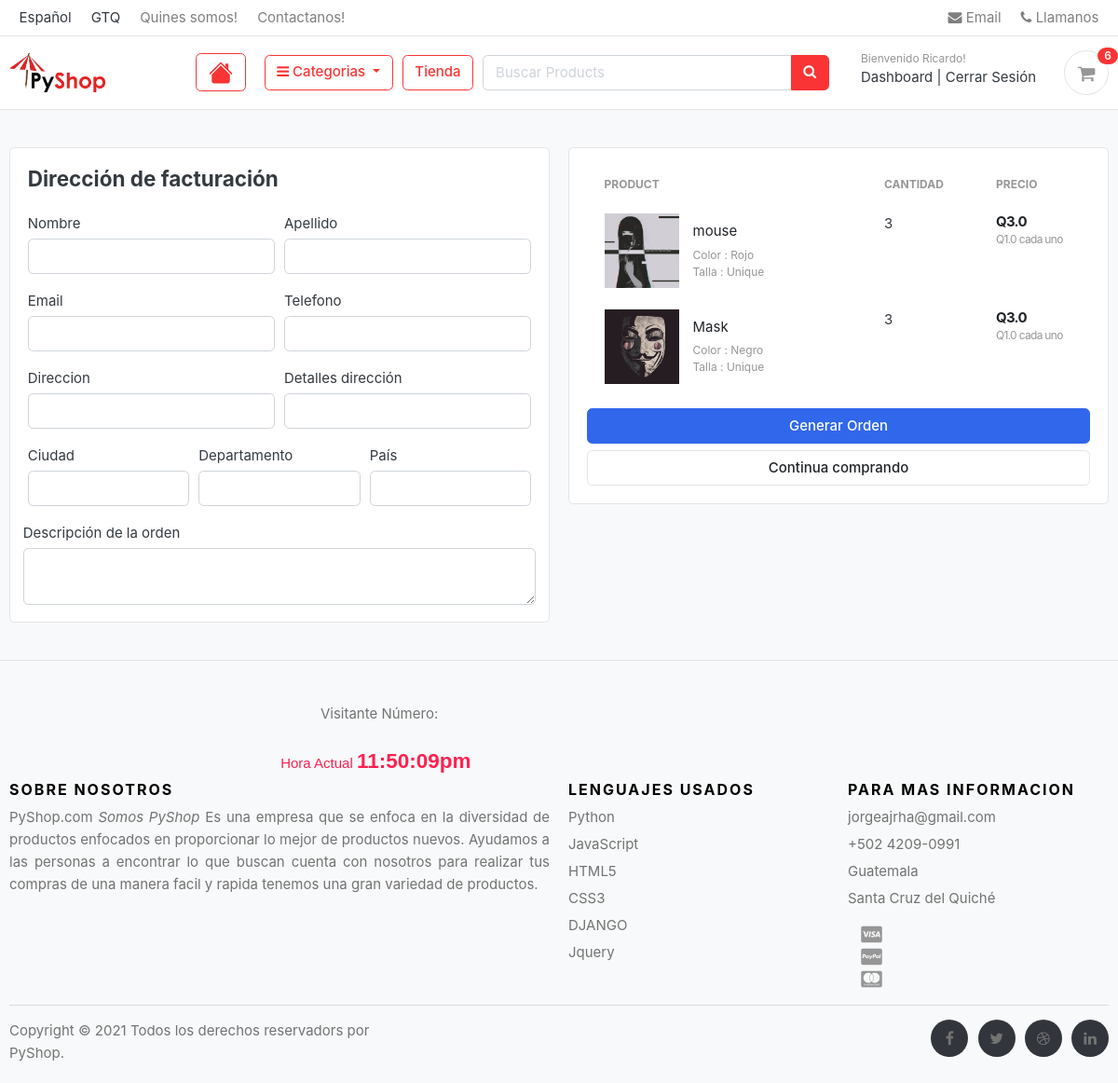
The app's page /cart/checkout/ (signed in) with its own data.
### accounts/models.py (models this page shows, shortened)
class Account(AbstractUser):
    first_name = models.CharField(max_length=50)
    last_name = models.CharField(max_length=50)
    username = models.CharField(max_length=50, unique=True)
    email = models.CharField(max_length=100, unique=True)
    phone_number = models.CharField(max_length=50)
    date_joined = models.DateTimeField(auto_now_add=True)
    last_login = models.DateTimeField(auto_now_add=True)
    is_admin = models.BooleanField(default=False)
    is_staff = models.BooleanField(default=False)
    is_active = models.BooleanField(default=False)
    is_superuser = models.BooleanField(default=False)
    USERNAME_FIELD = 'email'
    REQUIRED_FIELDS = [ 'username','first_name', 'last_name']
    objects = MyAccountManager()
    class Meta:
        verbose_name = "Account"
        verbose_name_plural = "Accounts"

### carts/models.py (models this page shows, shortened)
class CartItem(models.Model):
    user = models.ForeignKey(Account, on_delete=models.CASCADE, null=True)
    product = models.ForeignKey(Product, on_delete=models.CASCADE)
    variations = models.ManyToManyField(Variation, blank=True)
    cart = models.ForeignKey(Cart, on_delete=models.CASCADE, null=True)
    quantity = models.IntegerField()
    is_active = models.BooleanField(default=True)
    def sub_total(self):
        return self.product.price * self.quantity

### store/models.py (models this page shows, shortened)
class Product(models.Model):
    product_name = models.CharField(max_length=200, unique=True)
    slug = models.CharField(max_length=200, unique=True)
    description = models.TextField(max_length=500, blank=True)
    price = models.FloatField()
    images = models.ImageField(upload_to='photos/products')
    stock = models.IntegerField()
    is_available = models.BooleanField(default=True)
    category = models.ForeignKey(Category, on_delete=models.CASCADE)
    created_date =models.DateTimeField(auto_now_add=True)
    modified_date =models.DateTimeField(auto_now=True)
    def get_url(self):
        return reverse('product_detail', args=[self.category.slug, self.slug])

class Variation(models.Model):
    product = models.ForeignKey(Product, on_delete=models.CASCADE)
    variation_category = models.CharField(max_length=100,choices=variation_category_choice)
    variation_value = models.CharField(max_length=100)
    is_active = models.BooleanField(default=True)
    created_date = models.DateTimeField(auto_now_add=True)
    objects = VariationManager()

### carts/views.py (the view)
# urls.py: path('checkout/',views.checkout,name="checkout"),
@login_required(login_url='login')
def checkout(request, total=0, quantity=0, cart_item=None):
    impuesto = 0
    grand_total = 0
    try:
        if request.user.is_authenticated:
            cart_items = CartItem.objects.filter(user=request.user,is_active=True)
        else:
            cart = Cart.objects.get(cart_id=__cart_id(request))
            cart_items = CartItem.objects.filter(cart=cart,is_active=True)
        total_price = 0
        total_products_quantity = 0
        for cart_item in cart_items:
            total_price += (cart_item.product.price*cart_item.quantity)
            total_products_quantity += cart_item.quantity
        impuesto = (2*total_price)/100 #suponiendo que el impuesto es de 2 porciento
        grand_total = total_price + impuesto
    except ObjectDoesNotExist:
        total_price = 0
        total_products_quantity = 0
        cart_items = 0
    context = {
        'total_price': total_price,
        'total_products_quantity': total_products_quantity,
        'cart_items': cart_items,
        'impuesto': impuesto,
        'grand_total': grand_total,
    }
    return render(request, 'store/checkout.html', context)

### templates/store/checkout.html (shortened to what this page needs)
{% extends 'base.html' %}
{% load static %}
{% block content %}
<section class="section-content padding-y bg">
    <div class="container">
        <div class="row">
            <aside class="col-lg-6">
                <div class="card">
                    <div class="card-body">
                    <h4 class="card-title mb-4">Dirección de facturación</h4>
                    <form action="{% url 'place_order' %}" method="post">
                        <div class="form-row">
                            <div class="col form-group">
                                <label for="">Nombre</label>
                                <input type="text" name="first_name" class="form-control">
                            </div>
                            <div class="col form-group">
                                <label for="">Apellido</label>
                                <input type="text" name="last_name" class="form-control">
                            </div>
                        </div>
                        <div class="form-row">
                            <div class="col form-group">
                                <label for="">Email</label>
                                <input type="email" name="email" class="form-control">
                            </div>
                            <div class="col form-group">
                                <label for="">Telefono</label>
                                <input type="text" name="phone" class="form-control">
                            </div>
                        </div>
                        <div class="form-row">
                            <div class="col form-group">
                                <label for="">Direccion</label>
                                <input type="text" name="address_line_1" class="form-control">
                            </div>
                            <div class="col form-group">
                                <label for="">Detalles dirección</label>
                                <input type="text" name="address_line_2" class="form-control">
                            </div>
                        </div>
                        <div class="form-row">
                            <div class="col form-group">
                                <label for="">Ciudad</label>
                                <input type="text" name="city" class="form-control">
                            </div>
                            <div class="col form-group">
                                <label for="">Departamento</label>
                                <input type="text" name="state" class="form-control">
                            </div>
                            <div class="col form-group">
                                <label for="">País</label>
                                <input type="text" name="country" class="form-control">
                            </div>
                        </div>
                        <div class="form-row">
                            <label for="">Descripción de la orden</label>
                            <textarea class="form-control" name="order_note" rows="2"></textarea>
                        </div>
                    </div>
                </div>
            </aside>
        <aside class="col-lg-6">
            <div class="card">
            <div class="card-body">
                <table class="table table-borderless table-shopping-cart">
                    <thead class="text-muted">
                    <tr class="small text-uppercase">
                      <th scope="col">Product</th>
                      <th scope="col" width="120">Cantidad</th>
                      <th scope="col" width="120">Precio</th>
                    </tr>
                    </thead>
                    <tbody>
                    {% for cart_item in cart_items %}
                    <tr>
                        <td>
                            <figure class="itemside align-items-center">
                                <div class="aside">
                                    <a href="{{ cart_item.product.get_url }}" class="img-wrap">
                                        <img src="{{ cart_item.product.images.url }}" class="img-sm">
                                    </a>
                                </div>
                                <figcaption class="info">
                                    <a href="{{ cart_item.product.get_url }}" class="title text-dark">{{ cart_item.product.product_name }}</a>
                                    <p class="text-muted small">
                                        {% if cart_item.variations.all %}
                                            {% for item in cart_item.variations.all %}
                                                {{ item.variation_category | capfirst}} : {{ item.variation_value | capfirst }}
                                                <br>
                                            {% endfor %}
                                        {% endif %}
                                    </p>
                                </figcaption>
                            </figure>
                        </td>
                        <td>
                            <label for="">{{ cart_item.quantity }}</label>
                        </td>
                        <td>
                            <div class="price-wrap">
                                <var class="price">Q{{ cart_item.sub_total }}</var>
                                <small class="text-muted"> Q{{ cart_item.product.price }} cada uno </small>
                            </div>
                        </td>
                    </tr>
                    {% endfor %}
                        </tbody>
                </table>
                <button type="submit" name="submit" class="btn btn-primary btn-block"> Generar Orden </button>
                <a href="{% url 'store' %}" class="btn btn-light btn-block">Continua comprando</a>
            </div>
            </div>
    </aside>
    </div>
    </div>
    </section>
{% endblock %}

### templates/includes/header.html (shortened to what this page needs)
{% load static %}
<header class="section-header">
  <nav class="navbar p-md-0 navbar-expand-sm navbar-light border-bottom">
    <div class="container">
      <div class="collapse navbar-collapse" id="navbarTop4">
        <ul class="navbar-nav mr-auto">
          <li class="nav-item dropdown">
            <a class="nav-link"> Español </a>
          </li>
          <li class="nav-item dropdown">
            <a  class="nav-link"> GTQ </a>
          </li>
          <li class="nav-item dropdown">
            <a href="{% url 'about_us' %}" class="nav-link"> Quines somos! </a>
          </li>
          <li class="nav-item dropdown">
            <a href="{% url 'contact_us' %}" class="nav-link"> Contactanos! </a>
          </li>
        </ul>
        <ul class="navbar-nav">
          <li>
            <a href="#" class="nav-link">
              <i class="fa fa-envelope"></i> Email
            </a>
          </li>
          <li>
            <a href="#" class="nav-link">
              <i class="fa fa-phone"></i> Llamanos</a
            >
          </li>
        </ul>
      </div>
    </div>
  </nav>
  <section class="header-main border-bottom">
    <div class="container">
      <div class="row align-items-center">
        <div class="col-lg-2 col-md-3 col-3">
          <a href="{% url 'home' %}" class="brand-wrap">
            <img class="logo" src="{% static './images/logo01.png' %}" />
          </a>
        </div>
        <div class="col-lg col-sm col-md col-3 flex-grow-0">
          <div class="category-wrap dropdown d-inline-block float-right">
            <a class="btn btn-outline-danger" href="{% url 'home' %}">
            </a>
            </div>
        </div>
        <div class="col-lg col-sm col-md col-6 flex-grow-0">
          <div class="category-wrap dropdown d-inline-block float-right">
            <button
              type="button"
              class="btn btn-outline-danger dropdown-toggle"
              data-toggle="dropdown"
            >
              <i class="fa fa-bars"></i> Categorias
            </button>
          </div>
        </div>
        <a href="{% url 'store' %}" class="btn btn-outline-danger">Tienda</a>
        <div class="col-lg col-md-6 col-sm-12 col">
          <form action="{% url 'search' %}" class="search">
            <div class="input-group w-100">
              <input
                type="text"
                class="form-control"
                style="width: 60%"
                placeholder="Buscar Products"
                name="keyword"
              />
              <div class="input-group-append">
                <button class="btn btn-danger" type="submit">
                  <i class="fa fa-search"></i>
                </button>
              </div>
            </div>
          </form>
        </div>
        <div class="col-lg-3 col-sm-6 col-8 order-2 order-lg-3">
          <div class="d-flex justify-content-end mb-3 mb-lg-0">
            {% if user.id is None %}
              <div class="widget-header">
                <small class="title text-muted">Bienvenido visitante!</small>
                <div>
                  <a href="{% url 'login' %}">Login</a>
                  <span class="dark-transp"> | </span>
                  <a href="{% url 'register' %}"> Registrar</a>
                </div>
              </div>
            {% else %}
              <div class="widget-header">
                <small class="title text-muted">Bienvenido {{ user.first_name | capfirst }}!</small>
                <div>
                  <a href="{% url 'dashboard' %}">Dashboard</a>
                  <span class="dark-transp"> | </span>
                  <a href="{% url 'logout' %}"> Cerrar Sesión</a>
                </div>
              </div>
            {% endif %}
            <a href="{% url 'cart' %}" class="widget-header pl-3 ml-3">
              <div class="icon icon-sm rounded-circle border">
                <i class="fa fa-shopping-cart"></i>
              </div>
              <span class="badge badge-pill badge-danger notify">{{ cart_count }}</span>
            </a>
          </div>
        </div>
      </div>
    </div>
  </section>
</header>

### records on screen
Account: first_name "Ricardo"
CartItem: product.images (picture), product.product_name "mouse", quantity "3", sub_total "3.0", product.price "1.0"
Variation: variation_category "Color", variation_value "Rojo"
Variation: variation_category "Talla", variation_value "Unique"
CartItem: product.images (picture), product.product_name "Mask", quantity "3", sub_total "3.0", product.price "1.0"
Variation: variation_category "Color", variation_value "Negro"
Variation: variation_category "Talla", variation_value "Unique"

### other values on screen
{{ cart_count }} "6"
